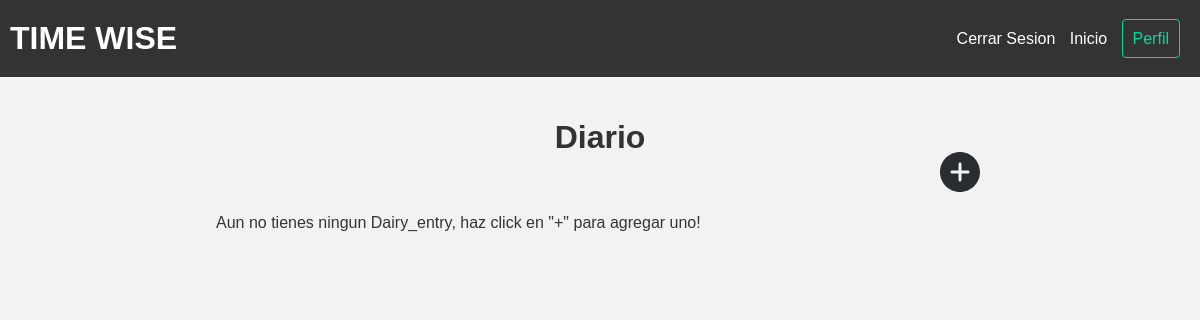
Before: /dairy/ (signed in) with the older database file.
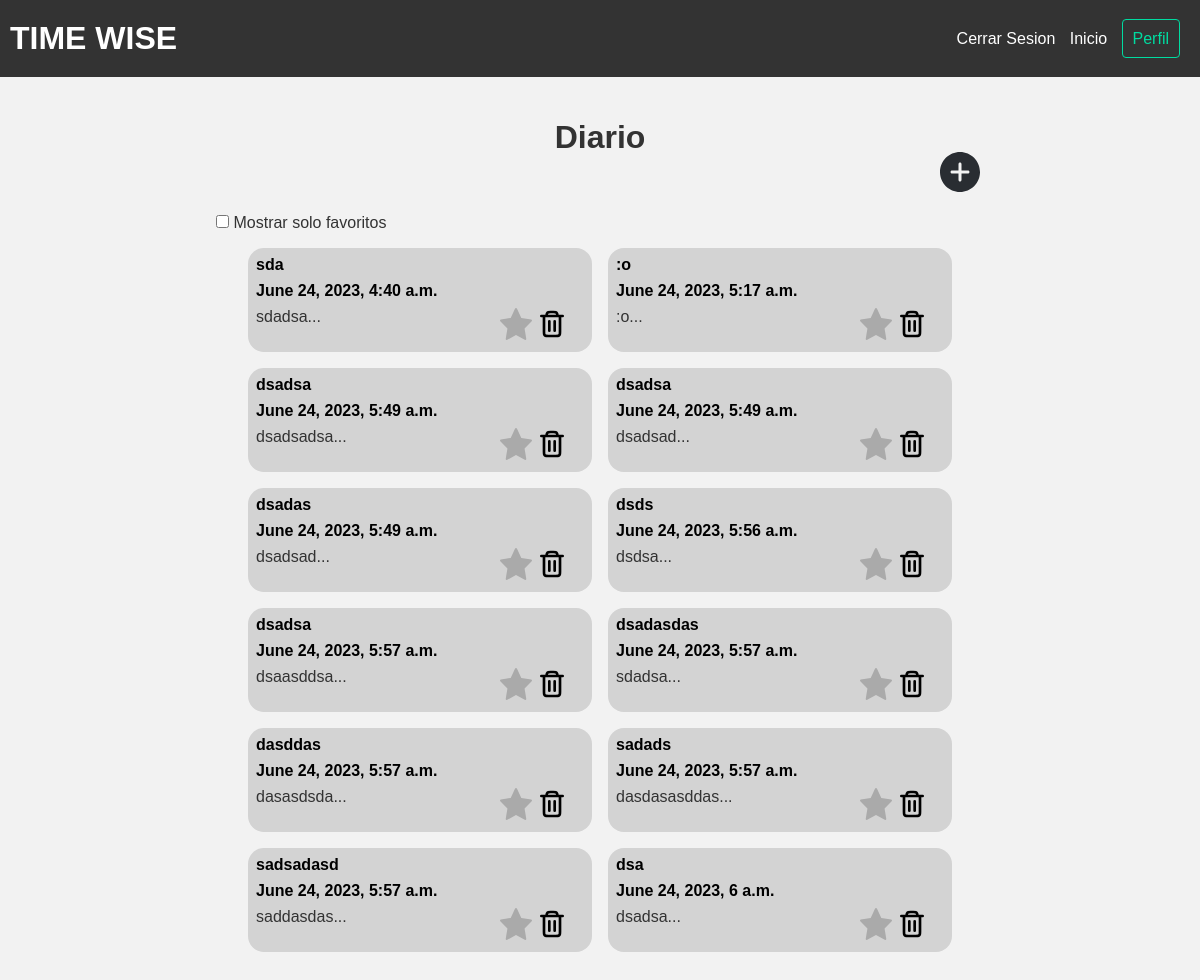
After: the same page with the newer database file.
### dairy/models.py (models this page shows, shortened)
class Dairy_Entry(models.Model):
    titulo = models.CharField(max_length=100)
    cuerpo = models.TextField(max_length=500)
    fecha = models.DateTimeField(auto_now_add=True)
    author = models.ForeignKey(User,on_delete=models.PROTECT, default=None)
    favorito = models.BooleanField(default=False)
    MOOD_CHOICES = (
        ('feliz', '😊'),
        ('triste', '😢'),
        ('enojado', '😡 '),
        ('sorprendido', '😮 '),
        ('confundido', '😕'),
    )
    mood = models.CharField(max_length=20, choices=MOOD_CHOICES, default='feliz')
    def snippet(self):
        return self.cuerpo[:50] + "..."

### dairy/views.py (the view)
# urls.py: path('', views.dairy_entry_list, name="list"),
@login_required(login_url= 'accounts:login')
def dairy_entry_list(request):
    favoritos = request.GET.get("favoritos", False)
    current_user = request.user
    dairy = Dairy_Entry.objects.filter(author=current_user).order_by("fecha")
    if favoritos:
        dairy = Dairy_Entry.objects.filter(author=current_user, is_favorite=True)
    else:
        dairy = Dairy_Entry.objects.filter(author=current_user)
    return render(request, 'dairy/dairy_entry_list.html', {"dairy": dairy})

### dairy/templates/dairy/dairy_entry_list.html (shortened to what the changed rows need)
{% extends 'base_layout.html' %}
{% block content %}
<h1>Diario</h1>
<div class="dairy item_list">
    <div class="filters">
    {%if dairy%}
        <input type="checkbox" id="filtro-favoritos">
        <label for="filtro-favoritos">Mostrar solo favoritos</label>    </div>
        <div class="item_group">
    {%for dairy_entry in dairy%}
    <div class="item" id="item-{{dairy_entry.id}}">
        <div class="item_header">
            <h2><a href="{%url 'dairy:detail' id=dairy_entry.id%}"> {{ dairy_entry.titulo }} </a></h2>
            <h2><a href="{%url 'dairy:detail' id=dairy_entry.id%}"> {{ dairy_entry.fecha }} </a></h2>
        </div>
        <div class="item_body">
            <p> {{dairy_entry.snippet}} </p>
            <div class="item_buttons">
                <svg class="star-icon {% if dairy_entry.favorito %}favorite{% endif %}"
                    data-entry-id="{{ dairy_entry.id }}" id="star-icon-{{dairy_entry.id}}" version="1.0" id="Layer_1"
                    xmlns="http://www.w3.org/2000/svg" xmlns:xlink="http://www.w3.org/1999/xlink" viewBox="0 0 64 64"
                    enable-background="new 0 0 64 64" xml:space="preserve" fill="#000000">
                    <g id="SVGRepo_bgCarrier" stroke-width="0"></g>
                    <g id="SVGRepo_tracerCarrier" stroke-linecap="round" stroke-linejoin="round"></g>
                    <g id="SVGRepo_iconCarrier">
                        <path fill="#231F20"
                            d="M63.893,24.277c-0.238-0.711-0.854-1.229-1.595-1.343l-19.674-3.006L33.809,1.15 C33.479,0.448,32.773,0,31.998,0s-1.48,0.448-1.811,1.15l-8.815,18.778L1.698,22.935c-0.741,0.113-1.356,0.632-1.595,1.343 c-0.238,0.71-0.059,1.494,0.465,2.031l14.294,14.657L11.484,61.67c-0.124,0.756,0.195,1.517,0.822,1.957 c0.344,0.243,0.747,0.366,1.151,0.366c0.332,0,0.666-0.084,0.968-0.25l17.572-9.719l17.572,9.719c0.302,0.166,0.636,0.25,0.968,0.25 c0.404,0,0.808-0.123,1.151-0.366c0.627-0.44,0.946-1.201,0.822-1.957l-3.378-20.704l14.294-14.657 C63.951,25.771,64.131,24.987,63.893,24.277z">
                        </path>
                    </g>
                </svg>
                <svg class="delete-icon" data-entry-id="{{ dairy_entry.id }}" id="delete-icon-{{dairy_entry.id}}" viewBox="0 0 24 24" fill="none" xmlns="http://www.w3.org/2000/svg">
                    <g id="SVGRepo_bgCarrier" stroke-width="0"></g>
                    <g id="SVGRepo_tracerCarrier" stroke-linecap="round" stroke-linejoin="round"></g>
                    <g id="SVGRepo_iconCarrier">
                        <g id="Interface / Trash_Full">
                            <path id="Vector"
                                d="M14 10V17M10 10V17M6 6V17.8C6 18.9201 6 19.4798 6.21799 19.9076C6.40973 20.2839 6.71547 20.5905 7.0918 20.7822C7.5192 21 8.07899 21 9.19691 21H14.8031C15.921 21 16.48 21 16.9074 20.7822C17.2837 20.5905 17.5905 20.2839 17.7822 19.9076C18 19.4802 18 18.921 18 17.8031V6M6 6H8M6 6H4M8 6H16M8 6C8 5.06812 8 4.60241 8.15224 4.23486C8.35523 3.74481 8.74432 3.35523 9.23438 3.15224C9.60192 3 10.0681 3 11 3H13C13.9319 3 14.3978 3 14.7654 3.15224C15.2554 3.35523 15.6447 3.74481 15.8477 4.23486C15.9999 4.6024 16 5.06812 16 6M16 6H18M18 6H20"
                                stroke="#000000" stroke-width="2" stroke-linecap="round" stroke-linejoin="round"></path>
                        </g>
                    </g>
                </svg>
            </div>
        </div>
    </div>
    {%endfor%}
</div>
    {%else%}
    <p>Aun no tienes ningun Dairy_entry, haz click en "+" para agregar uno! </p>
    {%endif%}
</div>
{% endblock %}

Changed rows visible on the page:
added Dairy_Entry: titulo "sda", fecha "June 24, 2023, 4:40 a.m.", snippet "sdadsa...", favorito False (drawn)
added Dairy_Entry: titulo ":o", fecha "June 24, 2023, 5:17 a.m.", snippet ":o...", favorito False (drawn)
added Dairy_Entry: titulo "dsadsa", fecha "June 24, 2023, 5:49 a.m.", snippet "dsadsadsa...", favorito False (drawn)
added Dairy_Entry: titulo "dsadsa", fecha "June 24, 2023, 5:49 a.m.", snippet "dsadsad...", favorito False (drawn)
added Dairy_Entry: titulo "dsadas", fecha "June 24, 2023, 5:49 a.m.", snippet "dsadsad...", favorito False (drawn)
added Dairy_Entry: titulo "dsds", fecha "June 24, 2023, 5:56 a.m.", snippet "dsdsa...", favorito False (drawn)
added Dairy_Entry: titulo "dsadsa", fecha "June 24, 2023, 5:57 a.m.", snippet "dsaasddsa...", favorito False (drawn)
added Dairy_Entry: titulo "dsadasdas", fecha "June 24, 2023, 5:57 a.m.", snippet "sdadsa...", favorito False (drawn)
added Dairy_Entry: titulo "dasddas", fecha "June 24, 2023, 5:57 a.m.", snippet "dasasdsda...", favorito False (drawn)
added Dairy_Entry: titulo "sadads", fecha "June 24, 2023, 5:57 a.m.", snippet "dasdasasddas...", favorito False (drawn)
added Dairy_Entry: titulo "sadsadasd", fecha "June 24, 2023, 5:57 a.m.", snippet "saddasdas...", favorito False (drawn)
added Dairy_Entry: titulo "dsa", fecha "June 24, 2023, 6 a.m.", snippet "dsadsa...", favorito False (drawn)
Other visible differences:
form field value: (not shown) → "☐"
text no longer shown: "Aun no tienes ningun Dairy_entry, haz click en \"+\" para agregar uno!"
text now shown: "Mostrar solo favoritos"
